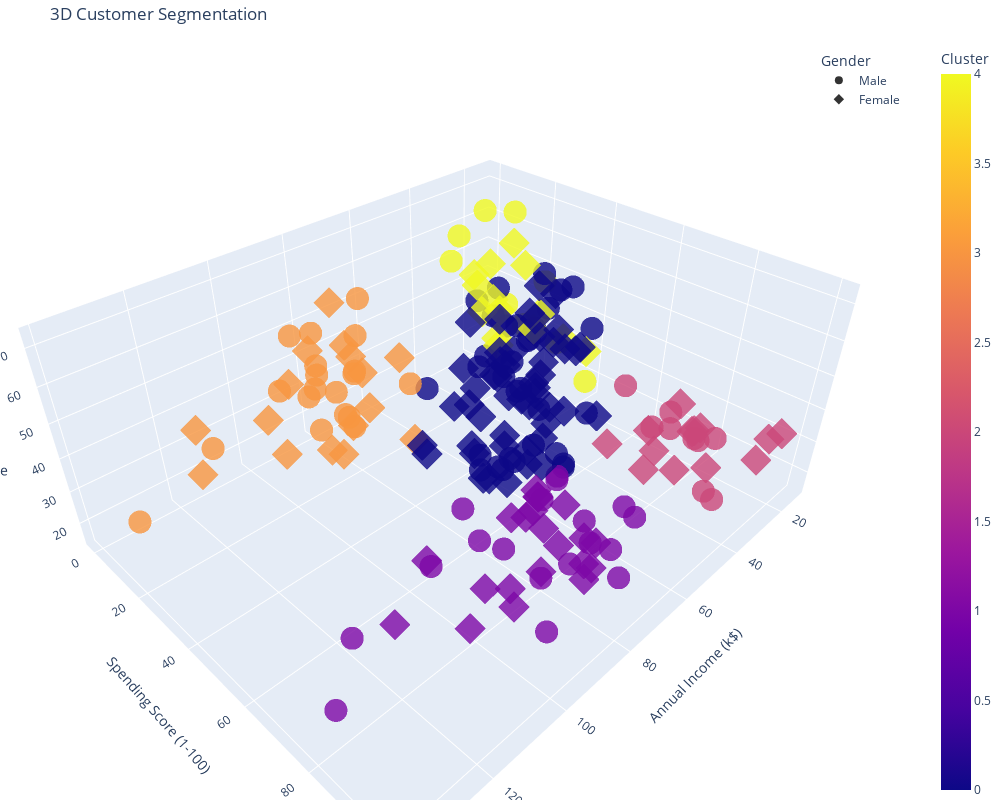

The code cell stored with this chart in its notebook:
### Code cell
# Create a more interactive 3D visualization with plotly
fig = px.scatter_3d(
    df_copy,
    x="Annual Income (k$)",
    y="Spending Score (1-100)",
    z="Age",
    color="Cluster",
    symbol="Gender",
    opacity=0.8,
    title="3D Customer Segmentation",
)

# Update layout with improved spacing and margins
fig.update_layout(
    scene=dict(
        xaxis_title="Annual Income (k$)",
        yaxis_title="Spending Score (1-100)",
        zaxis_title="Age",
        # Add more space between axes and labels
        xaxis=dict(
            nticks=10,
            range=[
                df_copy["Annual Income (k$)"].min() - 5,
                df_copy["Annual Income (k$)"].max() + 5,
            ],
        ),
        yaxis=dict(
            nticks=10,
            range=[
                df_copy["Spending Score (1-100)"].min() - 5,
                df_copy["Spending Score (1-100)"].max() + 5,
            ],
        ),
        zaxis=dict(
            nticks=10, range=[df_copy["Age"].min() - 5, df_copy["Age"].max() + 5]
        ),
    ),
    width=1000,
    height=800,
    margin=dict(l=0, r=0, b=0, t=40),  # Adjust margins
    legend=dict(
        yanchor="top",
        y=0.99,
        xanchor="right",
        x=0.99,
        bgcolor="rgba(255,255,255,0.8)",  # Semi-transparent background for better visibility
    ),
)

# Show the plot
fig.show()

### Figure 1 — Plotly figure (JSON) as saved in the notebook; plotly's stock layout.template omitted (floating-point values rounded to 4 significant figures)
{"data": [{"hovertemplate": "Gender=Male<br>Annual Income (k$)=%{x}<br>Spending Score (1-100)=%{y}<br>Age=%{z}<br>Cluster=%{marker.color}<extra></extra>", "legendgroup": "Male", "marker": {"color": [4, 2, 4, 4, 4, 2, 2, 4, 4, 2, 2, 2, 2, 4, 4, 2, 2, 4, 0, 0, 0, 0, 0, 0, 0, 0, 0, 0, 0, 0, 0, 0, 0, 0, 0, 0, 0, 0, 0, 0, 0, 0, 0, 0, 0, 0, 0, 0, 0, 0, 1, 0, 1, 3, 1, 3, 1, 3, 1, 3, 1, 3, 1, 3, 1, 3, 1, 3, 3, 3, 3, 3, 1, 3, 1, 3, 1, 3, 1, 3, 1, 3, 1, 1, 3, 1, 3, 1], "coloraxis": "coloraxis", "opacity": 0.8, "symbol": "circle"}, "mode": "markers", "name": "Male", "scene": "scene", "showlegend": true, "type": "scatter3d", "x": [15, 15, 19, 19, 20, 20, 21, 23, 24, 24, 25, 28, 28, 30, 33, 33, 38, 39, 42, 43, 43, 44, 46, 46, 46, 48, 48, 48, 49, 54, 54, 54, 54, 54, 54, 54, 59, 60, 60, 61, 61, 62, 62, 62, 63, 63, 63, 63, 64, 67, 69, 71, 71, 71, 71, 71, 71, 73, 73, 74, 75, 77, 77, 77, 78, 78, 78, 78, 78, 81, 85, 86, 87, 87, 87, 87, 87, 88, 88, 93, 93, 98, 99, 101, 113, 126, 137, 137], "y": [39, 81, 3, 14, 13, 79, 66, 29, 35, 73, 73, 82, 61, 4, 4, 92, 92, 36, 60, 60, 41, 46, 46, 56, 55, 51, 59, 59, 55, 47, 54, 48, 51, 55, 41, 46, 41, 49, 52, 42, 49, 59, 55, 56, 46, 43, 48, 52, 46, 56, 91, 35, 95, 11, 75, 9, 75, 5, 73, 10, 93, 12, 97, 36, 90, 17, 88, 1, 1, 5, 26, 20, 63, 13, 75, 10, 92, 15, 69, 14, 90, 15, 97, 68, 8, 74, 18, 83], "z": [19, 21, 64, 67, 37, 22, 20, 52, 35, 25, 31, 29, 35, 60, 53, 18, 24, 48, 33, 59, 47, 69, 53, 70, 19, 63, 18, 19, 70, 59, 26, 40, 57, 38, 67, 48, 18, 48, 24, 48, 20, 67, 26, 49, 54, 68, 66, 65, 19, 27, 39, 43, 40, 59, 38, 47, 39, 20, 32, 19, 32, 25, 28, 48, 34, 43, 39, 37, 34, 19, 50, 42, 32, 40, 28, 36, 36, 58, 27, 59, 35, 46, 30, 28, 33, 32, 32, 30]}, {"hovertemplate": "Gender=Female<br>Annual Income (k$)=%{x}<br>Spending Score (1-100)=%{y}<br>Age=%{z}<br>Cluster=%{marker.color}<extra></extra>", "legendgroup": "Female", "marker": {"color": [4, 2, 4, 2, 4, 2, 2, 2, 4, 2, 4, 2, 4, 4, 4, 4, 2, 2, 4, 2, 4, 2, 4, 2, 4, 0, 4, 2, 0, 0, 0, 0, 0, 0, 0, 0, 0, 0, 0, 0, 0, 0, 0, 0, 0, 0, 0, 0, 0, 0, 0, 0, 0, 0, 0, 0, 0, 0, 0, 0, 0, 0, 0, 0, 0, 0, 0, 0, 0, 0, 0, 0, 0, 3, 1, 0, 1, 1, 3, 1, 3, 0, 1, 1, 3, 3, 1, 3, 1, 1, 1, 3, 1, 1, 1, 1, 3, 3, 1, 3, 1, 1, 3, 3, 3, 1, 3, 1, 1, 3, 1, 3], "coloraxis": "coloraxis", "opacity": 0.8, "symbol": "diamond"}, "mode": "markers", "name": "Female", "scene": "scene", "showlegend": true, "type": "scatter3d", "x": [16, 16, 17, 17, 18, 18, 19, 19, 20, 20, 21, 23, 25, 28, 28, 29, 29, 30, 33, 33, 34, 34, 37, 37, 38, 39, 39, 39, 40, 40, 40, 40, 42, 43, 43, 44, 46, 47, 47, 48, 48, 48, 49, 50, 50, 54, 54, 54, 54, 54, 57, 57, 58, 58, 59, 60, 60, 60, 60, 62, 62, 62, 63, 63, 64, 65, 65, 65, 65, 67, 67, 67, 69, 70, 70, 72, 72, 73, 73, 74, 75, 76, 76, 77, 78, 78, 78, 78, 78, 78, 78, 79, 79, 81, 85, 86, 87, 88, 88, 97, 97, 98, 99, 101, 103, 103, 103, 103, 113, 120, 120, 126], "y": [6, 77, 40, 76, 6, 94, 72, 99, 15, 77, 35, 98, 5, 14, 32, 31, 87, 73, 14, 81, 17, 73, 26, 75, 35, 61, 28, 65, 55, 47, 42, 42, 52, 54, 45, 50, 51, 52, 59, 50, 48, 47, 42, 49, 56, 53, 52, 42, 44, 57, 58, 55, 60, 46, 55, 40, 42, 47, 50, 41, 48, 42, 50, 54, 42, 48, 50, 43, 59, 43, 57, 40, 58, 29, 77, 34, 71, 88, 7, 72, 5, 40, 87, 74, 22, 20, 76, 16, 89, 78, 73, 35, 83, 93, 75, 95, 27, 13, 86, 32, 86, 88, 39, 24, 17, 85, 23, 69, 91, 16, 79, 28], "z": [20, 23, 31, 22, 35, 23, 30, 35, 58, 24, 35, 35, 46, 54, 45, 40, 23, 21, 49, 21, 42, 30, 36, 20, 65, 31, 49, 24, 50, 27, 29, 31, 49, 31, 50, 51, 27, 67, 54, 43, 68, 32, 47, 60, 60, 45, 23, 49, 46, 21, 55, 22, 34, 50, 68, 40, 32, 47, 27, 23, 49, 21, 66, 19, 38, 18, 19, 63, 49, 51, 50, 38, 40, 23, 31, 25, 31, 29, 44, 35, 57, 28, 32, 32, 34, 44, 38, 47, 27, 30, 30, 56, 29, 31, 36, 33, 36, 52, 30, 37, 32, 29, 41, 54, 41, 36, 34, 32, 38, 47, 35, 45]}], "layout": {"coloraxis": {"colorbar": {"title": {"text": "Cluster"}}, "colorscale": [[0, "#0d0887"], [0.1111, "#46039f"], [0.2222, "#7201a8"], [0.3333, "#9c179e"], [0.4444, "#bd3786"], [0.5556, "#d8576b"], [0.6667, "#ed7953"], [0.7778, "#fb9f3a"], [0.8889, "#fdca26"], [1, "#f0f921"]]}, "height": 800, "legend": {"bgcolor": "rgba(255,255,255,0.8)", "title": {"text": "Gender"}, "tracegroupgap": 0, "x": 0.99, "xanchor": "right", "y": 0.99, "yanchor": "top"}, "margin": {"b": 0, "l": 0, "r": 0, "t": 40}, "scene": {"domain": {"x": [0, 1], "y": [0, 1]}, "xaxis": {"nticks": 10, "range": [10, 142], "title": {"text": "Annual Income (k$)"}}, "yaxis": {"nticks": 10, "range": [-4, 104], "title": {"text": "Spending Score (1-100)"}}, "zaxis": {"nticks": 10, "range": [13, 75], "title": {"text": "Age"}}}, "title": {"text": "3D Customer Segmentation"}, "width": 1000}}
